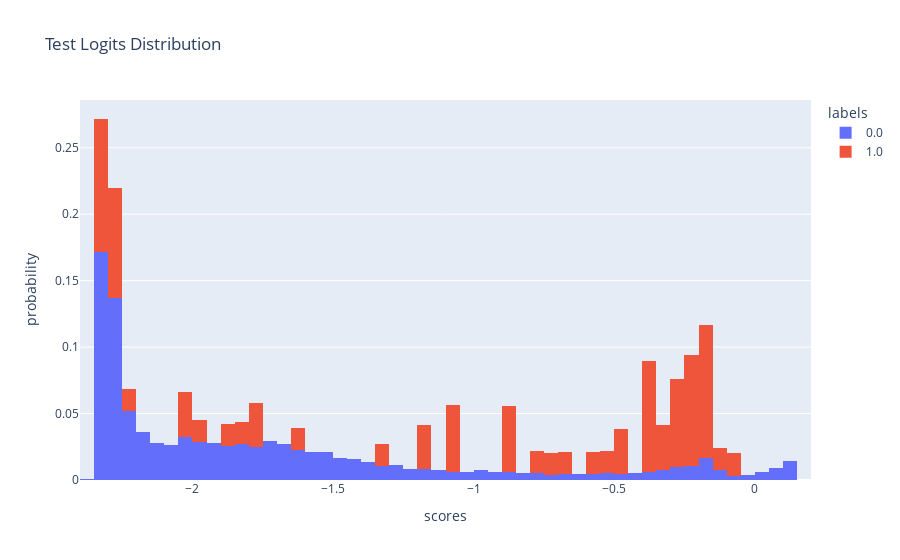
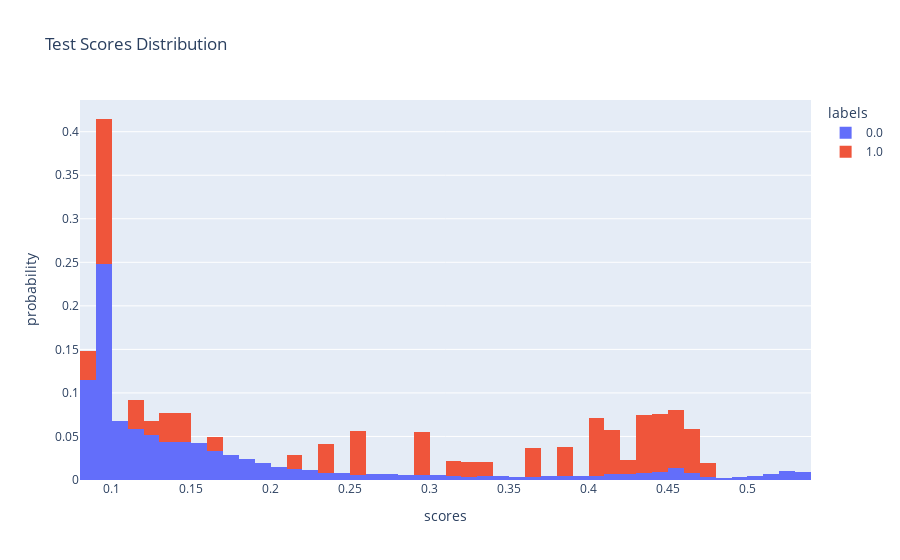
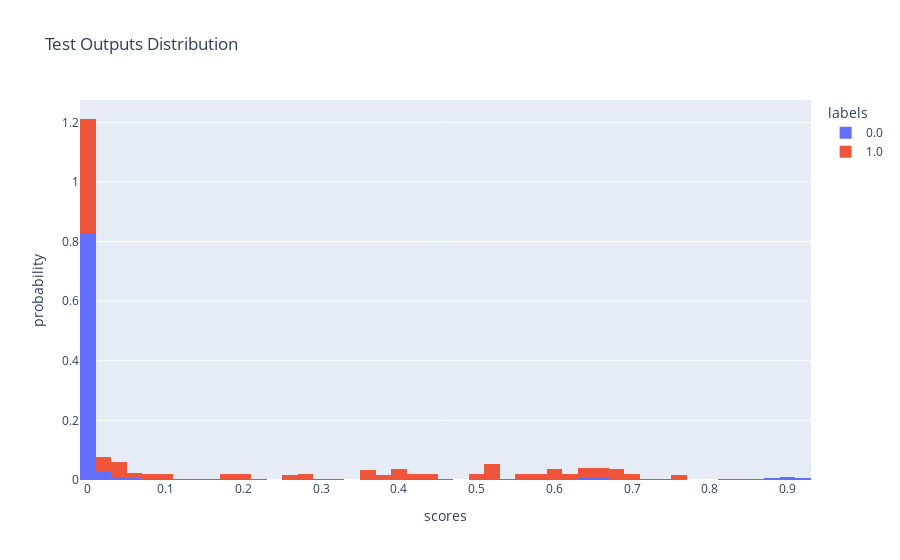

The cell these charts' notebook holds for them, in order:
### Code cell
plot_output_distribution(test_logits, test_labels, title="Test Logits Distribution")
plot_output_distribution(torch.sigmoid(torch.tensor(test_logits)).numpy(), test_labels, title="Test Scores Distribution")
plot_output_distribution(test_probs_calibrated, test_labels, title="Test Outputs Distribution")

### Figure 1 — Plotly figure (JSON) as saved in the notebook; plotly's stock layout.template omitted (floating-point values rounded to 4 significant figures; data arrays with more than 128 entries replaced by an {"elided": "..."} marker saying what was removed)
{"data": [{"alignmentgroup": "True", "bingroup": "x", "histnorm": "probability", "hovertemplate": "labels=0.0<br>scores=%{x}<br>probability=%{y}<extra></extra>", "legendgroup": "0.0", "marker": {"color": "#636efa", "pattern": {"shape": ""}}, "name": "0.0", "offsetgroup": "0.0", "orientation": "v", "showlegend": true, "type": "histogram", "x": {"elided": "10919 float values"}, "xaxis": "x", "yaxis": "y"}, {"alignmentgroup": "True", "bingroup": "x", "histnorm": "probability", "hovertemplate": "labels=1.0<br>scores=%{x}<br>probability=%{y}<extra></extra>", "legendgroup": "1.0", "marker": {"color": "#EF553B", "pattern": {"shape": ""}}, "name": "1.0", "offsetgroup": "1.0", "orientation": "v", "showlegend": true, "type": "histogram", "x": [-0.5654, -0.2706, -0.4622, -0.1931, -0.156, -0.1385, -0.366, -0.1723, -0.1886, -0.2699, -0.3616, -0.1676, -0.082, -0.3386, -1.091, -0.8868, -0.2251, -0.3492, -1.085, -1.075, -0.393, -0.7089, -0.3804, -0.2981, -0.769, -1.178, -0.851, -0.4716, -0.6735, -1.158, -1.313, -0.889, -0.5471, -0.3907, -0.2265, -0.2086, -0.2189, -0.2818, -0.2442, -0.1527, -1.828, -1.621, -1.788, -1.788, -2.281, -2.296, -2.274, -2.034, -2.306, -2.317, -2.232, -1.964, -2.309, -2.319, -2.266, -2.038, -2.31, -2.311, -2.257, -1.896], "xaxis": "x", "yaxis": "y"}], "layout": {"barmode": "stack", "legend": {"title": {"text": "labels"}, "tracegroupgap": 0}, "title": {"text": "Test Logits Distribution"}, "xaxis": {"anchor": "y", "domain": [0, 1], "title": {"text": "scores"}}, "yaxis": {"anchor": "x", "domain": [0, 1], "title": {"text": "probability"}}}}

### Figure 2 — Plotly figure (JSON) as saved in the notebook; plotly's stock layout.template omitted (floating-point values rounded to 4 significant figures; data arrays with more than 128 entries replaced by an {"elided": "..."} marker saying what was removed)
{"data": [{"alignmentgroup": "True", "bingroup": "x", "histnorm": "probability", "hovertemplate": "labels=0.0<br>scores=%{x}<br>probability=%{y}<extra></extra>", "legendgroup": "0.0", "marker": {"color": "#636efa", "pattern": {"shape": ""}}, "name": "0.0", "offsetgroup": "0.0", "orientation": "v", "showlegend": true, "type": "histogram", "x": {"elided": "10919 float values"}, "xaxis": "x", "yaxis": "y"}, {"alignmentgroup": "True", "bingroup": "x", "histnorm": "probability", "hovertemplate": "labels=1.0<br>scores=%{x}<br>probability=%{y}<extra></extra>", "legendgroup": "1.0", "marker": {"color": "#EF553B", "pattern": {"shape": ""}}, "name": "1.0", "offsetgroup": "1.0", "orientation": "v", "showlegend": true, "type": "histogram", "x": [0.3623, 0.4328, 0.3865, 0.4519, 0.4611, 0.4654, 0.4095, 0.457, 0.453, 0.4329, 0.4106, 0.4582, 0.4795, 0.4161, 0.2515, 0.2918, 0.444, 0.4136, 0.2526, 0.2545, 0.403, 0.3298, 0.406, 0.426, 0.3167, 0.2354, 0.2992, 0.3842, 0.3377, 0.2391, 0.212, 0.2913, 0.3665, 0.4035, 0.4436, 0.448, 0.4455, 0.43, 0.4392, 0.4619, 0.1385, 0.165, 0.1433, 0.1433, 0.09269, 0.09145, 0.0933, 0.1157, 0.09066, 0.08976, 0.0969, 0.1231, 0.09035, 0.08958, 0.09394, 0.1152, 0.09033, 0.09026, 0.09474, 0.1306], "xaxis": "x", "yaxis": "y"}], "layout": {"barmode": "stack", "legend": {"title": {"text": "labels"}, "tracegroupgap": 0}, "title": {"text": "Test Scores Distribution"}, "xaxis": {"anchor": "y", "domain": [0, 1], "title": {"text": "scores"}}, "yaxis": {"anchor": "x", "domain": [0, 1], "title": {"text": "probability"}}}}

### Figure 3 — Plotly figure (JSON) as saved in the notebook; plotly's stock layout.template omitted (floating-point values rounded to 4 significant figures; data arrays with more than 128 entries replaced by an {"elided": "..."} marker saying what was removed)
{"data": [{"alignmentgroup": "True", "bingroup": "x", "histnorm": "probability", "hovertemplate": "labels=0.0<br>scores=%{x}<br>probability=%{y}<extra></extra>", "legendgroup": "0.0", "marker": {"color": "#636efa", "pattern": {"shape": ""}}, "name": "0.0", "offsetgroup": "0.0", "orientation": "v", "showlegend": true, "type": "histogram", "x": {"elided": "10919 float values"}, "xaxis": "x", "yaxis": "y"}, {"alignmentgroup": "True", "bingroup": "x", "histnorm": "probability", "hovertemplate": "labels=1.0<br>scores=%{x}<br>probability=%{y}<extra></extra>", "legendgroup": "1.0", "marker": {"color": "#EF553B", "pattern": {"shape": ""}}, "name": "1.0", "offsetgroup": "1.0", "orientation": "v", "showlegend": true, "type": "histogram", "x": [0.1786, 0.5281, 0.2784, 0.6326, 0.6791, 0.6999, 0.3971, 0.6591, 0.6384, 0.5292, 0.4029, 0.6648, 0.7615, 0.434, 0.01159, 0.03514, 0.5904, 0.4197, 0.01199, 0.01264, 0.3618, 0.0892, 0.3781, 0.49, 0.06551, 0.007168, 0.04256, 0.2681, 0.1065, 0.008017, 0.003396, 0.03474, 0.194, 0.3647, 0.5885, 0.6124, 0.5987, 0.5127, 0.5644, 0.6831, 0.000195, 0.0006142, 0.0002426, 0.0002433, 1.568e-05, 1.444e-05, 1.633e-05, 6.2e-05, 1.37e-05, 1.289e-05, 2.06e-05, 9.16e-05, 1.341e-05, 1.273e-05, 1.703e-05, 6.053e-05, 1.339e-05, 1.333e-05, 1.793e-05, 0.0001334], "xaxis": "x", "yaxis": "y"}], "layout": {"barmode": "stack", "legend": {"title": {"text": "labels"}, "tracegroupgap": 0}, "title": {"text": "Test Outputs Distribution"}, "xaxis": {"anchor": "y", "domain": [0, 1], "title": {"text": "scores"}}, "yaxis": {"anchor": "x", "domain": [0, 1], "title": {"text": "probability"}}}}
